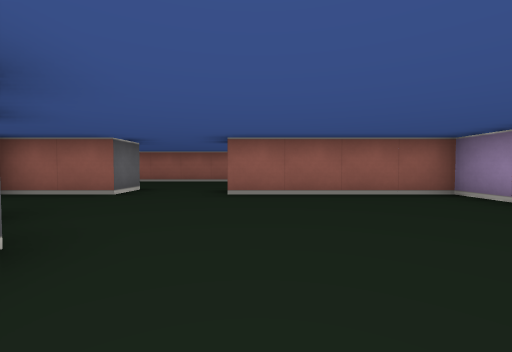
view 1 (above)

16 first-person views from a walk through a cub3D level. The camera is about half as high as the walls, tilts 2° down and sees 90° across. The floor is counted in squares. Each view is taken from the middle of a square. On the plan, view 1 faces up. The plan holds only what a view shows up to about 9 squares ahead; the rest is blank.

view 2
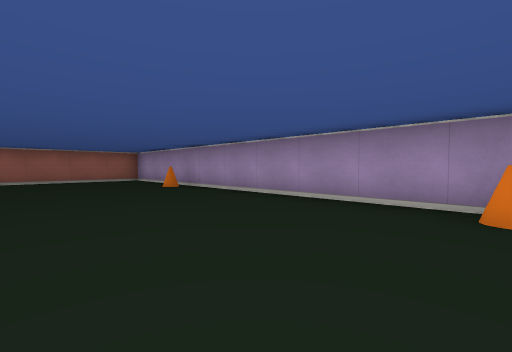

view 3
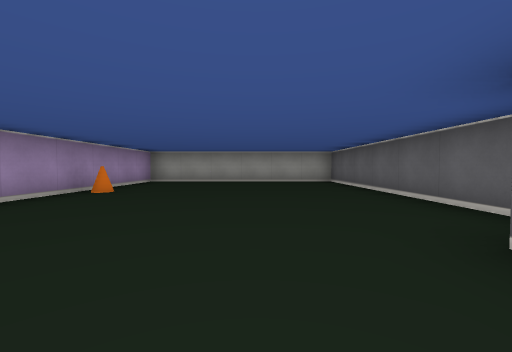

view 4
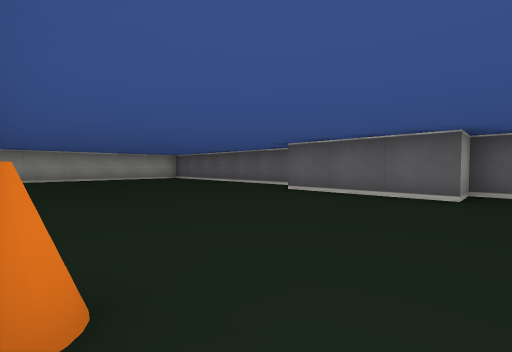

view 5
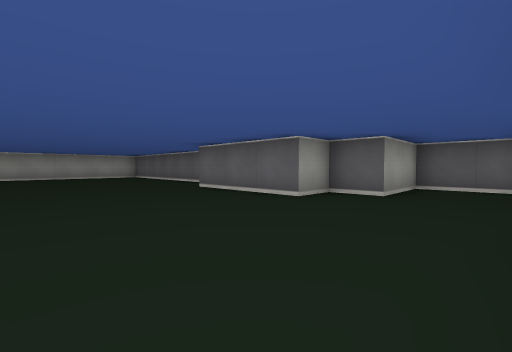

view 6
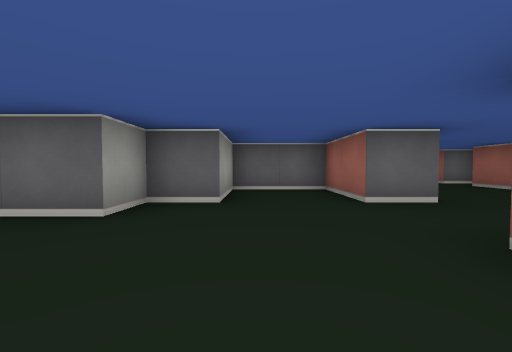

view 7
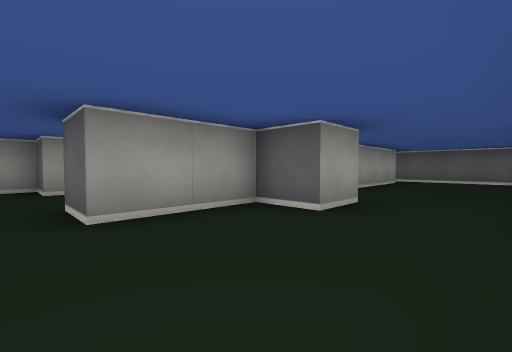

view 8
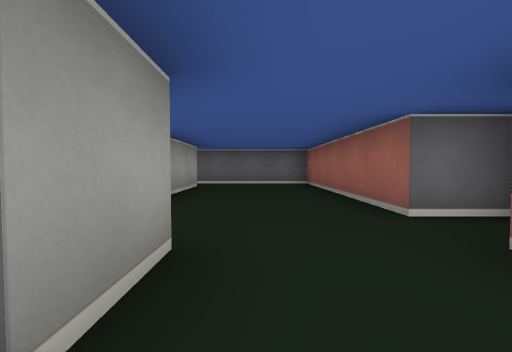

view 9
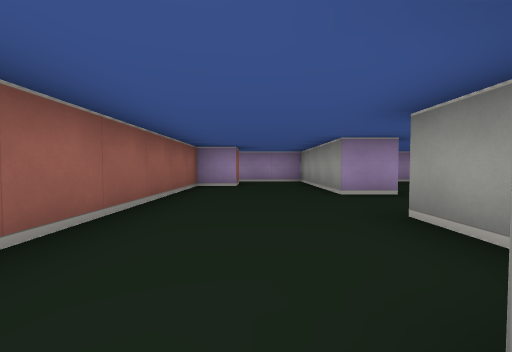

view 10
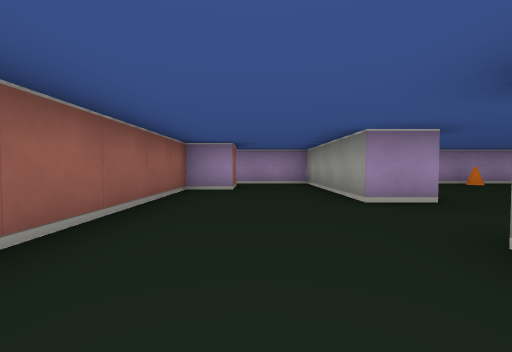

view 11
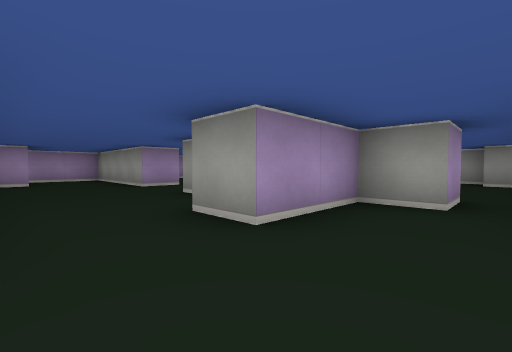

view 12
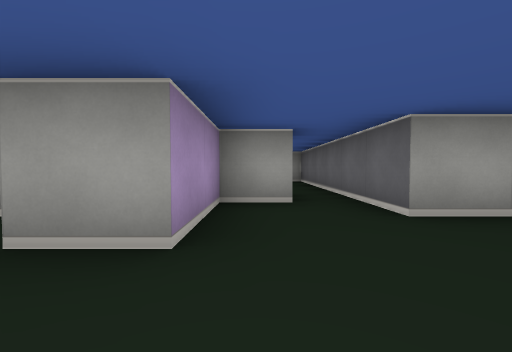

view 13
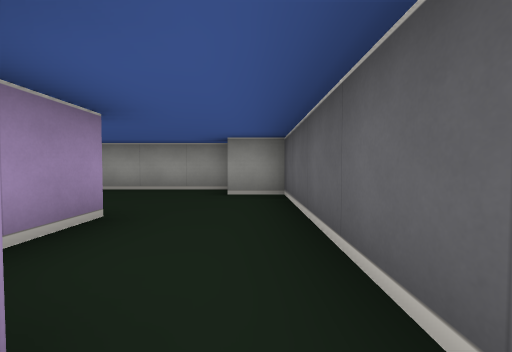

view 14
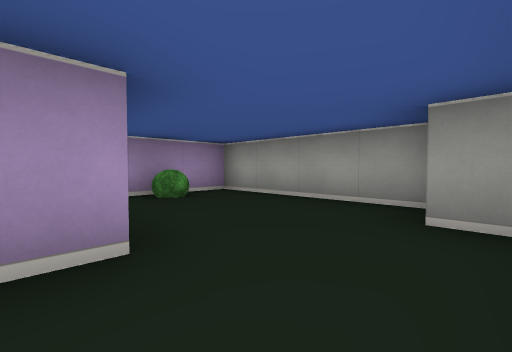

view 15
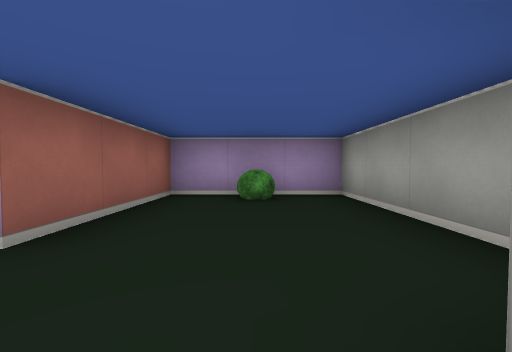

view 16
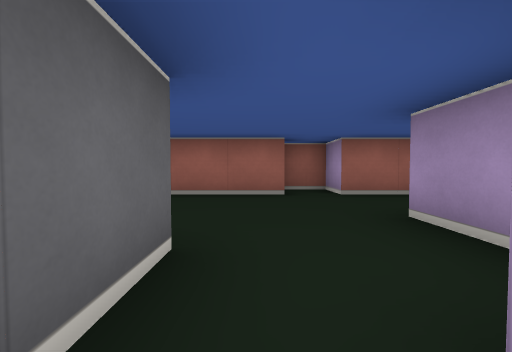

### Floor plan
Points are (right, up) in squares from view 1. A wall is a line through its corners. A room is listed if a view was taken in it or the views show most of it. See-through windows are left out.
Room 1 (views 1, 2, 3, 4, 5, 6)
walls: (-2.5, -2.2) (-2.5, -8.5) (3.5, -8.5) (3.5, 4.5) (-0.5, 4.5); (-2.5, 4.5) (-4.5, 4.5) (-4.5, 2.5) (-2.5, 2.5) (-2.5, 1.5) (-1.5, 1.5) (-1.5, -1.5)
ways out: opening at (-1.5, 5) to room 2
objects: cone (3, -5); cone (3, 1)
Room 2 (views 7, 8, 9, 10, 11, 12)
walls: (-6.5, 4.5) (-5.5, 4.5) (-5.5, 6.5) (-4.5, 6.5) (-4.5, 5.5) (-2.5, 5.5) (-2.5, 4.5); (-0.5, 4.5) (-0.5, 5.5) (3.5, 5.5) (3.5, 7.6); (2.5, 7.5) (1.5, 7.5) (1.5, 8.5) (-5.5, 8.5) (-5.5, 9.5) (-6.5, 9.5) (-6.5, 8.5) (-11.5, 8.5) (-11.5, 5.1); (-10.5, 5.5) (-7.5, 5.5) (-7.5, 4.5)
ways out: opening at (-1.5, 5) to room 1; opening at (-7, 5) to room 3
Room 3 (views 13, 14, 15, 16)
walls: (-6.5, -1.5) (-2.5, -1.5) (-2.5, 1.5) (-5.5, 1.5) (-5.5, 2.5); (-6.5, 3.5) (-6.5, 4.5); (-7.5, 4.5) (-7.5, -0.5) (-6.5, -0.5)
ways out: opening at (-7, 5) to room 2
objects: bush (-3, 0)

Positions as (right, up) in squares from view 1, and headings:
1: (0, 0), facing up
2: (0, -5), facing up-right
3: (0, 0), facing down
4: (3, 2), facing down-left
5: (2, 4), facing down-left
6: (1, 3), facing left
7: (-2, 8), facing down-left
8: (-4, 7), facing left
9: (-5, 7), facing right
10: (-4, 7), facing right
11: (-7, 8), facing down-right
12: (-6, 8), facing down
13: (-7, 4), facing down
14: (-7, 2), facing down-right
15: (-7, 0), facing right
16: (-7, 4), facing up
